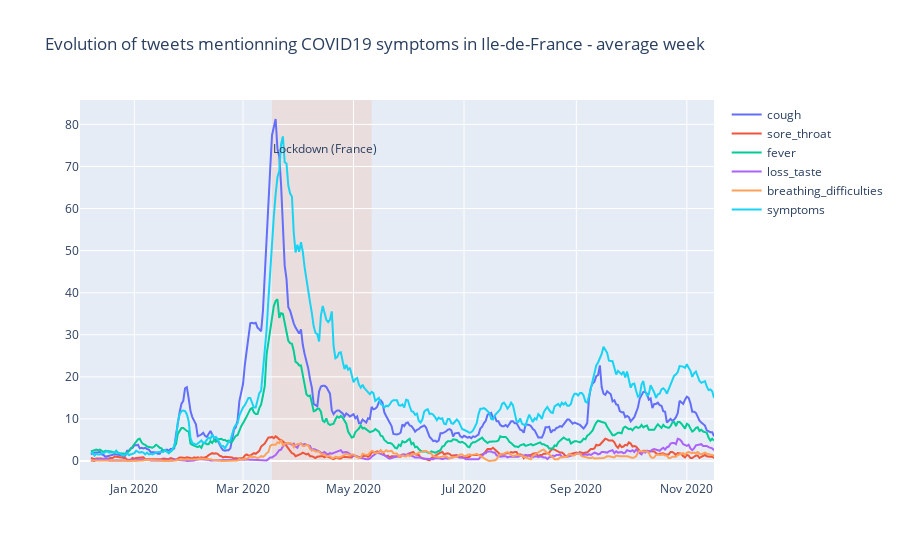

Notebook code for this chart:
### Code cell
plot_symptoms_evolution(average_week=True)

### Figure 1 — Plotly figure (JSON) as saved in the notebook; plotly's stock layout.template omitted (floating-point values rounded to 4 significant figures; data arrays with more than 128 entries replaced by an {"elided": "..."} marker saying what was removed)
{"data": [{"mode": "lines", "name": "cough", "type": "scatter", "x": {"elided": "351 str values"}, "y": {"elided": "351 float values"}}, {"mode": "lines", "name": "sore_throat", "type": "scatter", "x": {"elided": "351 str values"}, "y": {"elided": "351 float values"}}, {"mode": "lines", "name": "fever", "type": "scatter", "x": {"elided": "351 str values"}, "y": {"elided": "351 float values"}}, {"mode": "lines", "name": "loss_taste", "type": "scatter", "x": {"elided": "351 str values"}, "y": {"elided": "351 float values"}}, {"mode": "lines", "name": "breathing_difficulties", "type": "scatter", "x": {"elided": "351 str values"}, "y": {"elided": "351 float values"}}, {"mode": "lines", "name": "symptoms", "type": "scatter", "x": {"elided": "351 str values"}, "y": {"elided": "351 float values"}}], "layout": {"annotations": [{"showarrow": false, "text": "Lockdown (France)", "x": "2020-04-15", "y": 0.9, "yref": "paper"}], "shapes": [{"fillcolor": "LightSalmon", "layer": "below", "line": {"width": 0}, "opacity": 0.2, "type": "rect", "x0": "2020-03-17", "x1": "2020-05-11", "y0": 0, "y1": 1, "yref": "paper"}], "title": {"text": "Evolution of tweets mentionning COVID19 symptoms in Ile-de-France - average week"}}}
